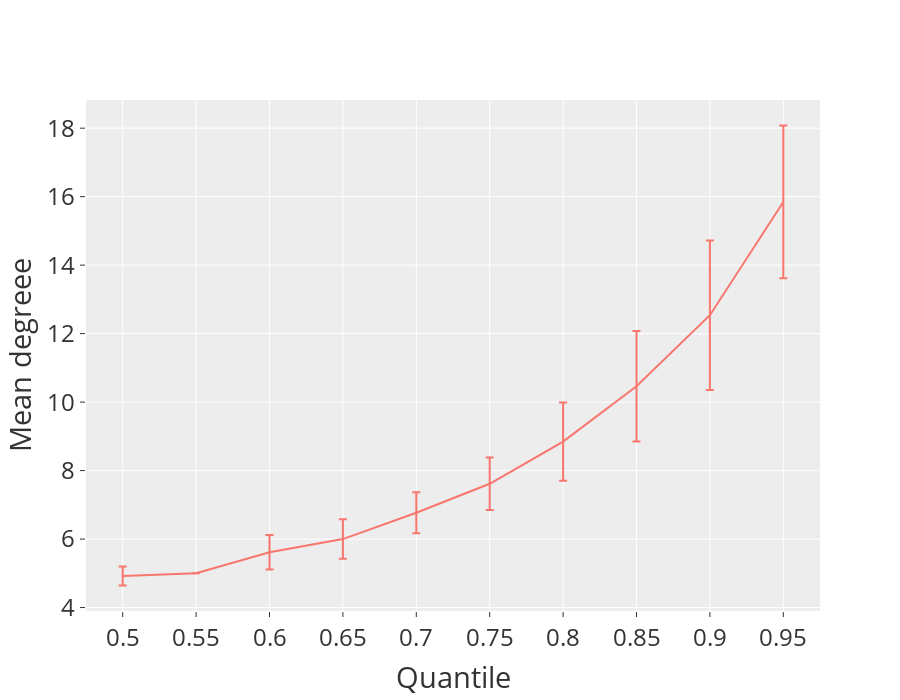

Source (notebook cell):
### Code cell
stats_quantile = exp_results_qth.groupby("Quantile")["Degree_th"].agg(["mean", "std"]).reset_index()
fig = px.line(stats_quantile, x="Quantile", y="mean", error_y="std", title="Degree ranges")
fig = fig.update_layout(title="", xaxis=dict(tickfont=dict(size=24)), yaxis=dict(tickfont=dict(size=24), title="Mean degreee"), font=dict(size=24), height=700)
# fig.show()
save_fig(name="exp_degree_th", fig=fig, base_path=figures_path, width=1000, height=500, margin=0.02)

### Figure 1 — Plotly figure (JSON) as saved in the notebook; plotly's stock layout.template omitted (floating-point values rounded to 4 significant figures)
{"data": [{"error_y": {"array": [0.2774, 0, 0.5064, 0.5774, 0.5991, 0.7679, 1.144, 1.613, 2.184, 2.23]}, "hovertemplate": "Quantile=%{x}<br>mean=%{y}<extra></extra>", "legendgroup": "", "line": {"color": "#F8766D", "dash": "solid"}, "marker": {"symbol": "circle"}, "mode": "lines", "name": "", "orientation": "v", "showlegend": false, "type": "scatter", "x": ["0.5", "0.55", "0.6", "0.65", "0.7", "0.75", "0.8", "0.85", "0.9", "0.95"], "xaxis": "x", "y": [4.923, 5, 5.615, 6, 6.769, 7.615, 8.846, 10.46, 12.54, 15.85], "yaxis": "y"}], "layout": {"font": {"size": 24}, "height": 700, "legend": {"tracegroupgap": 0}, "title": {"text": ""}, "xaxis": {"anchor": "y", "domain": [0, 1], "tickfont": {"size": 24}, "title": {"text": "Quantile"}}, "yaxis": {"anchor": "x", "domain": [0, 1], "tickfont": {"size": 24}, "title": {"text": "Mean degreee"}}}}
